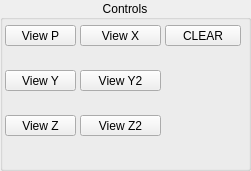
   <widget class="QGroupBox" name="groupBox_plottercontrols">
    <property name="geometry">
     <rect>
      <x>1350</x>
      <y>200</y>
      <width>251</width>
      <height>171</height>
     </rect>
    </property>
    <property name="title">
     <string>Controls</string>
    </property>
    <property name="alignment">
     <set>Qt::AlignCenter</set>
    </property>
    <widget class="QPushButton" name="view_z2_pb">
     <property name="geometry">
      <rect>
       <x>80</x>
       <y>115</y>
       <width>81</width>
       <height>21</height>
      </rect>
     </property>
     <property name="text">
      <string>View Z2</string>
     </property>
    </widget>
    <widget class="QPushButton" name="view_p_pb">
     <property name="geometry">
      <rect>
       <x>5</x>
       <y>25</y>
       <width>71</width>
       <height>21</height>
      </rect>
     </property>
     <property name="text">
      <string>View P</string>
     </property>
    </widget>
    <widget class="QPushButton" name="view_y2_pb">
     <property name="geometry">
      <rect>
       <x>80</x>
       <y>70</y>
       <width>81</width>
       <height>21</height>
      </rect>
     </property>
     <property name="text">
      <string>View Y2</string>
     </property>
    </widget>
    <widget class="QPushButton" name="view_x_pb">
     <property name="geometry">
      <rect>
       <x>80</x>
       <y>25</y>
       <width>81</width>
       <height>21</height>
      </rect>
     </property>
     <property name="text">
      <string>View X</string>
     </property>
    </widget>
    <widget class="QPushButton" name="view_z_pb">
     <property name="geometry">
      <rect>
       <x>5</x>
       <y>115</y>
       <width>71</width>
       <height>21</height>
      </rect>
     </property>
     <property name="text">
      <string>View Z</string>
     </property>
    </widget>
    <widget class="QPushButton" name="view_y_pb">
     <property name="geometry">
      <rect>
       <x>5</x>
       <y>70</y>
       <width>71</width>
       <height>21</height>
      </rect>
     </property>
     <property name="text">
      <string>View Y</string>
     </property>
    </widget>
    <widget class="QPushButton" name="view_clear_pb">
     <property name="geometry">
      <rect>
       <x>165</x>
       <y>25</y>
       <width>76</width>
       <height>21</height>
      </rect>
     </property>
     <property name="text">
      <string>CLEAR</string>
     </property>
    </widget>
   </widget>
